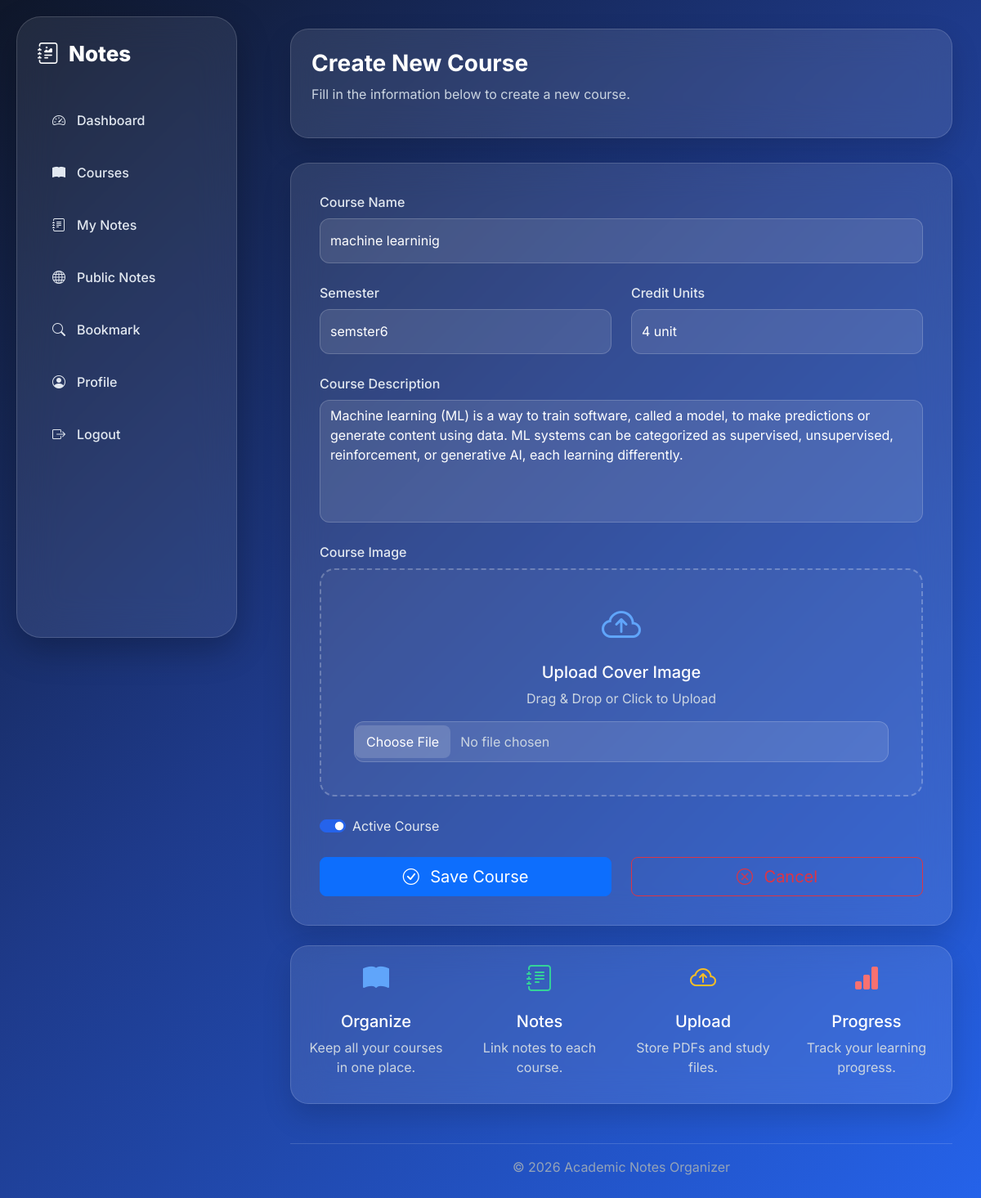
The app's page /courses/edit/machine-learninig with its own data.
### Course/models.py (models this page shows, shortened)
class Course(models.Model):
    course_name = models.CharField(max_length=100)
    author = models.ForeignKey(User, on_delete=models.CASCADE, related_name='courses')
    semester = models.CharField(choices=cho, max_length=100)
    descriptions = models.TextField()
    image = models.ImageField(upload_to='image/course', default='image/course/course default.png', blank=True,
                              null=True)
    credit_units = models.CharField(choices=cho2, max_length=100)
    update_at = models.DateTimeField(auto_now=True)
    created_at = models.DateTimeField(auto_now_add=True)
    slug = models.SlugField(blank=True,null=True)
    is_active = models.BooleanField(default=True)

### Course/views.py (the view)
# urls.py: path('courses/edit/<slug:slug>', views.edit_course, name="editcourses"),
def edit_course(request, slug):
    courses = Course.objects.get(slug=slug)
    form = EditCourseForm(instance=courses)
    if request.method == 'POST':
        form = EditCourseForm(request.POST, request.FILES, instance=courses)
        if form.is_valid():
            form.save()
            return redirect("courses")
    return render(request, 'course/editcourse.html', {'form': form})

### Course/forms.py
class EditCourseForm(forms.ModelForm):
    class Meta:
        model = Course
        exclude = ('slug', 'author')
        widgets = {
            'course_name': forms.TextInput(attrs={'class': 'form-control', 'placeholder': "Advanced Programming", 'type': 'text'}),
            'semester': forms.Select(attrs={'class': 'form-select'}),
            'credit_units': forms.Select(attrs={'class': 'form-select'}),
            'descriptions': forms.Textarea(attrs={'class': 'form-control', 'placeholder': "Write a short description about this course..."}),
            'image': forms.FileInput(attrs={'type': "file", 'class': "form-control mt-3"}),
            'is_active': forms.CheckboxInput(attrs={'class': "form-check-input", 'type': "checkbox"})
        }

### Course/models.py (called while the page is built)
    def get_queryset(self):
        return super().get_queryset().filter(visibility = 'public')

### context_procesors/context_processors.py (called while the page is built)
def notes(request):
    notes = Note.objects.filter(user_id=request.user.id).count()
    return {'notes':notes}

def course(request):
    course = Course.objects.filter(author_id=request.user.id).count()
    return {'course':course}

def public_notes(request):
    public = Note.public.filter(user_id=request.user.id).count()
    return {'public':public}

def bookmark(request):
    books = Bookmark.objects.filter(user_id=request.user.id).count()
    return {'bookmark':books}

def recent_notes(request):
    notes = Note.objects.filter(user_id=request.user.id).order_by('-created_at')[:3]
    return {'recentnote':notes}

def recent_public(request):
    notes = Note.public.all().order_by('-created_at')[:3]
    return {'recentpublic':notes}

### Course/templates/course/editcourse.html (shortened to what this page needs)
{% load static %}
<!DOCTYPE html>
<html lang="en">
<head>
    <link href="https://cdn.jsdelivr.net/npm/bootstrap@5.3.3/dist/css/bootstrap.min.css"
          rel="stylesheet">
    <link rel="stylesheet"
          href="https://cdn.jsdelivr.net/npm/bootstrap-icons@1.11.3/font/bootstrap-icons.min.css">
    <link rel="stylesheet" href="{% static 'css/addcourse.css' %}">
</head>
<body>
{% include 'base.html' %}
<div class="content">
    <div class="glass-card page-header">
        <h3 class="fw-bold">
            Create New Course
        </h3>
        <p class="text-muted">
            Fill in the information below to create a new course.
        </p>
    </div>
    <div class="glass-card form-card">
        <form method="post">
            <div class="row">
                <div class="col-12 mb-4">
                    <label class="form-label">
                        Course Name
                    </label>
                    {{ form.course_name }}
                </div>
                <div class="col-md-6 mb-4">
                    <label class="form-label">
                        Semester
                    </label>
                    {{ form.semester }}
                </div>
                <div class="col-md-6 mb-4">
                    <label class="form-label">
                        Credit Units
                    </label>
                    {{ form.credit_units }}
                </div>
                <div class="col-12 mb-4">
                    <label class="form-label">
                        Course Description
                    </label>
                    {{ form.descriptions }}
                </div>
                <div class="col-12 mb-4">
                    <label class="form-label">
                        Course Image
                    </label>
                    <div class="upload-box">
                        <i class="bi bi-cloud-arrow-up display-5" style="color:#60A5FA;"></i>
                        <h5 class="mt-3">
                            Upload Cover Image
                        </h5>
                        <p class="text-muted">
                            Drag & Drop or Click to Upload
                        </p>
                        {{ form.image }}
                    </div>
                </div>
                <div class="col-md-6">
                    <div class="form-check form-switch">
                        {{ form.is_active }}
                        <label class="form-check-label">
                            Active Course
                        </label>
                    </div>
                </div>
            </div>
            <div class="row mt-4">
                <div class="col-md-6">
                    <button
                            type="submit"
                            class="btn btn-primary btn-lg w-100">
                        <i class="bi bi-check-circle me-2"></i>
                        Save Course
                    </button>
                </div>
                <div class="col-md-6 mt-3 mt-md-0">
                    <a
                            href="{% url 'courses' %}"
                            class="btn btn-outline-danger btn-lg w-100">
                        <i class="bi bi-x-circle me-2"></i>
                    </a>
                </div>
            </div>
        </form>
    </div>
    <div class="card glass-card feature-card">
        <div class="card-body">
            <div class="row text-center">
                <div class="col-md-3 col-6 mb-4 mb-md-0">
                    <i class="bi bi-book-fill fs-2" style="color:#60A5FA;"></i>
                    <h5 class="mt-3">
                        Organize
                    </h5>
                    <p class="text-muted">
                        Keep all your courses in one place.
                    </p>
                </div>
                <div class="col-md-3 col-6 mb-4 mb-md-0">
                    <i class="bi bi-journal-text fs-2" style="color:#34D399;"></i>
                    <h5 class="mt-3">
                        Notes
                    </h5>
                    <p class="text-muted">
                        Link notes to each course.
                    </p>
                </div>
                <div class="col-md-3 col-6">
                    <i class="bi bi-cloud-arrow-up fs-2" style="color:#FBBF24;"></i>
                    <h5 class="mt-3">
                        Upload
                    </h5>
                    <p class="text-muted">
                        Store PDFs and study files.
                    </p>
                </div>
                <div class="col-md-3 col-6">
                    <i class="bi bi-bar-chart-fill fs-2" style="color:#F87171;"></i>
                    <h5 class="mt-3">
                        Progress
                    </h5>
                    <p class="text-muted">
                        Track your learning progress.
                    </p>
                </div>
            </div>
        </div>
    </div>
    <footer class="text-center mt-5">
        <hr>
        <p>
            © 2026 Academic Notes Organizer
        </p>
    </footer>
</div>
</body>
</html>

### assets/css/addcourse.css (style rules this page uses)
* { margin: 0; padding: 0; box-sizing: border-box; font-family: Inter, sans-serif; }
body { min-height: 100vh; background: linear-gradient(135deg, #0F172A 0%, #1E3A8A 45%, #2563EB 100%); overflow-x: hidden; color: white; position: relative; }
.glass-card, .sidebar { position: relative; overflow: hidden; }
.glass-card::before, .sidebar::before { content: ""; position: absolute; top: 0; left: -150%; width: 60%; height: 100%; background: linear-gradient(115deg, transparent 0%, rgba(255, 255, 255, .16) 45%, rgba(255, 255, 255, .32) 50%, rgba(255, 255, 255, .16) 55%, transparent 100%); transform: skewX(-20deg); animation: shimmerSweep 7s ease-in-out infinite; pointer-events: none; z-index: 2; }
.glass-card:nth-of-type(odd)::before { animation-delay: 1.4s; }
.content { margin-left: 320px; padding: 35px; position: relative; z-index: 1; }
.glass-card { background: rgba(255, 255, 255, .10); backdrop-filter: blur(20px); -webkit-backdrop-filter: blur(20px); border: 1px solid rgba(255, 255, 255, .15); border-radius: 22px; box-shadow: 0 15px 35px rgba(0, 0, 0, .15); }
.page-header { padding: 25px; margin-bottom: 30px; }
.form-card { padding: 35px; }
h3, h4, h5 { color: #fff; }
p.text-muted { color: #CBD5E1 !important; }
.form-control, .form-select { height: 55px; border-radius: 12px; background: rgba(255, 255, 255, .10); border: 1px solid rgba(255, 255, 255, .18); color: #fff; }
.form-control::placeholder { color: #94A3B8; }
.form-select option { color: #0F172A; }
.form-label { color: #E2E8F0; font-weight: 500; }
textarea { height: 150px !important; resize: none; }
.form-control[type="file"] { height: auto; padding: 10px 12px; color: #CBD5E1; }
.form-check-input { background-color: rgba(255, 255, 255, .15); border-color: rgba(255, 255, 255, .3); }
.form-check-input:checked { background-color: #2563EB; border-color: #2563EB; }
.form-check-label { color: #E2E8F0; }
.upload-box { border: 2px dashed rgba(255, 255, 255, .25); border-radius: 18px; padding: 40px; text-align: center; cursor: pointer; transition: .3s; background: rgba(255, 255, 255, .04); }
.upload-box p { color: #CBD5E1; }
.feature-card { border-radius: 22px !important; margin-top: 1.5rem; }
.feature-card p.text-muted { color: #CBD5E1 !important; }
footer hr { border-color: rgba(255, 255, 255, .15); opacity: 1; }
footer p { color: #94A3B8; }

### records on screen
Course: course_name "machine learninig", semester "semster6", credit_units "4 unit", descriptions "Machine learning (ML) is a way to train software, called a model, to make predictions or generate content using data. ML systems can be categorized as supervised, unsupervised, reinforcement, or generative AI, each learning differently.", is_active "☑"
